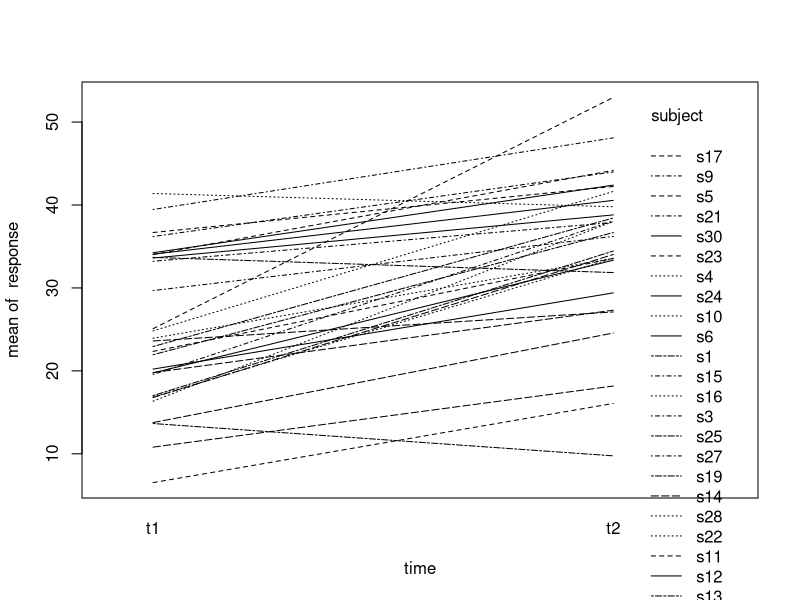
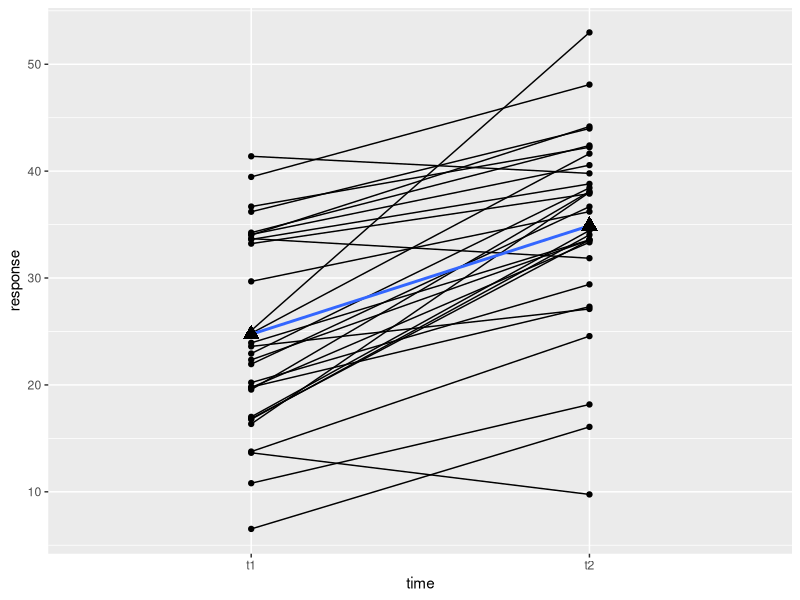

The R script that drew these images, in order: (Note: this script raises an error after producing the figures.)
## ----chunk_setup, include=FALSE, eval=TRUE------------------------------------
knitr::opts_chunk$set(echo = T, out.width="49%",message=F, warning=F, comment=NA,
                      eval=T, cache.rebuild=F, cache=F, R.options=list(width=200,digits=3,show.signif.stars=FALSE),dev.args=list(bg = 'transparent'))


## ----needed,echo=TRUE,results="hide"------------------------------------------
library(lme4)
library(lmerTest)
library(psych)
library(ggplot2)


## -----------------------------------------------------------------------------
RepData<-function(n=30,I=2,mu=20,alpha=runif(I-1,mu/2,mu),nu=10,tau=5)
{
    N<-n*I ##observations
    set.seed(4)
    subject<-gl(n,I,N,labels=paste("s",1:n,sep=""))
    U<-rep(rnorm(n,0,nu),each=I)##random intercept
    E <- rnorm(N,0,tau)##random error
    time <- gl(I,1,N,labels=paste("t",1:I,sep=""))
    X<-model.matrix(~time)
    fixed <- c(mu,alpha) ##parameters (mu, alpha)
    response <- X%*%fixed+U+E ##systematic part + random intercept + random error
    data <- data.frame(subject,time,response)
    parameters<-c(n=n,I=I,mu=mu,alpha=alpha,nu=nu,tau=tau,rho=nu^2/(nu^2+tau^2))
    l<-list(data=data,parameters=parameters)
    return(l)
}    


## -----------------------------------------------------------------------------
tmp<-RepData() ##with default arguments
d.long2<-tmp$data
parms<-tmp$parameters


## -----------------------------------------------------------------------------
parms


## -----------------------------------------------------------------------------
aggregate(response~time,data=d.long2,summary)
with(d.long2,interaction.plot(time,subject,response))


## -----------------------------------------------------------------------------
p <- ggplot(data = d.long2, aes(x = time, y = response, group = subject))
p <- p+geom_point()+geom_line()+stat_smooth(aes(group = 1),method="lm",se=FALSE)
p <- p + stat_summary(aes(group=1), geom = "point", fun.y = mean,shape = 17, size = 4)
p


## -----------------------------------------------------------------------------
t.test(response~time,paired=TRUE,data=d.long2)
cor(d.long2$response[d.long2$time=="t1"],d.long2$response[d.long2$time=="t2"])


## -----------------------------------------------------------------------------
x<-d.long2$response[d.long2$time=="t1"]
y<-d.long2$response[d.long2$time=="t2"]
t.test(y-x)


## -----------------------------------------------------------------------------
cor(x,y)


## -----------------------------------------------------------------------------
modelRep1<-aov(response~time+Error(subject),data=d.long2)
print(summary(modelRep1),digits=4)


## -----------------------------------------------------------------------------
mod0 <- lm(response~1,d.long2) 
mods <- lm(response~subject,d.long2)
modt <- lm(response~time,d.long2)
modts <-lm(response~subject+time,d.long2)


## -----------------------------------------------------------------------------
rss.0 <- sum((mod0$residuals)^2)
#(ss.0<-sum((d.long2$response-mod0$fitted)^2)) ##equivalent...
rss.s <- sum((mods$residuals)^2)
rss.t <- sum((modt$residuals)^2)
rss.ts<- sum((modts$residuals)^2)


## -----------------------------------------------------------------------------
rss.0
rss.0-rss.s
rss.0-rss.t
rss.0-rss.ts
rss.ts


## -----------------------------------------------------------------------------
lmm1<-lmer(response~time+(1|subject), data=d.long2)
summary(lmm1,cor=FALSE)


## -----------------------------------------------------------------------------
parms


## -----------------------------------------------------------------------------
anova(lmm1)
plot(lmm1)


## -----------------------------------------------------------------------------
tmp<-RepData(n=50,I=4,mu=20,alpha=c(2,3,4),nu=10,tau=5)
d.long<-tmp$data
parms<-tmp$parameters


## -----------------------------------------------------------------------------
parms


## ----fig.show="hold"----------------------------------------------------------
aggregate(response~time,data=d.long,summary)
with(d.long,interaction.plot(time,subject,response))
p <- ggplot(data = d.long, aes(x = time, y = response, group = subject))
p <- p+geom_point()+geom_line()+stat_smooth(aes(group = 1),method="lm",se=FALSE)
p <- p + stat_summary(aes(group=1), geom = "point", fun.y = mean,shape = 17, size = 4)
p


## -----------------------------------------------------------------------------
modelRep2 <-aov(response~time+Error(subject),data=d.long)
summary(modelRep2)


## -----------------------------------------------------------------------------
lmm2 <- lmer(response~time+(1|subject),data=d.long)
summary(lmm2,cor=FALSE)
anova(lmm2)


## -----------------------------------------------------------------------------
plot(lmm2)


## -----------------------------------------------------------------------------
RepData2<-function(n=100,mu=100,alpha=3,beta=5,gamma=0,nu=10,tau=5)
{
    N<-n*2 ##observations
    set.seed(65)
    subject<-gl(n,2,N,labels=paste("s",1:n,sep=""))
    U<-rep(rnorm(n,0,nu),each=2)##random intercept
    E <- rnorm(N,0,tau)##random error
    time <- gl(2,1,N,labels=paste("t",1:2,sep=""))
    group <- as.factor(c(rep("Ctr",n),rep("Trt",n)))
    X<-model.matrix(~time*group)
    fixed <- c(mu,alpha,beta,gamma) ##parameters (mu, alpha, beta, gamma)
    response <- X%*%fixed+U+E ##systematic part + random intercept + random error
    data <- data.frame(subject,time,group,response)
    parameters<-c(n=n,mu=mu,alpha=alpha,beta=beta,gamma=gamma,nu=nu,tau=tau,rho=nu^2/(nu^2+tau^2))
    l<-list(data=data,parameters=parameters)
    return(l)
}

tmp<-RepData2() ## with default arguments
d.longB<-tmp$data
parms<-tmp$parameters


## -----------------------------------------------------------------------------
headTail(d.longB)


## ----fig.show="hold"----------------------------------------------------------
with(d.longB,interaction.plot(time,group,response))
## with(d.longB,interaction.plot(time,subject,response))
p <- ggplot(data = d.longB, aes(x = time, y = response, group = subject))
p <- p + geom_line() + facet_grid(. ~ group)
p <- p + stat_smooth(aes(group = 1), method = "lm", se = FALSE) + stat_summary(aes(group = 1), geom = "point", fun.y = mean, shape = 17, size = 3)
p


## -----------------------------------------------------------------------------
aggregate(response~time+group,data=d.longB,summary)


## -----------------------------------------------------------------------------
modelRep3 <-aov(response~time*group+Error(subject/time),data=d.longB) ##+Error(subject) is equivalent
print(summary(modelRep3),digits=4)


## -----------------------------------------------------------------------------
lmm3 <- lmer(response~time*group+(1|subject),data=d.longB)
summary(lmm3,cor=FALSE)
anova(lmm3)


## -----------------------------------------------------------------------------
parms


## -----------------------------------------------------------------------------
predicted<-predict(lmm3)
p <- ggplot(data = d.longB, aes(x = time, y = predicted, group = subject))
p <- p + geom_line() + facet_grid(. ~ group)
p <- p + stat_smooth(aes(group = 1), method = "lm", se = FALSE) + stat_summary(aes(group = 1), geom = "point", fun.y = mean, shape = 17, size = 3)
p


## -----------------------------------------------------------------------------
plot(lmm3)
